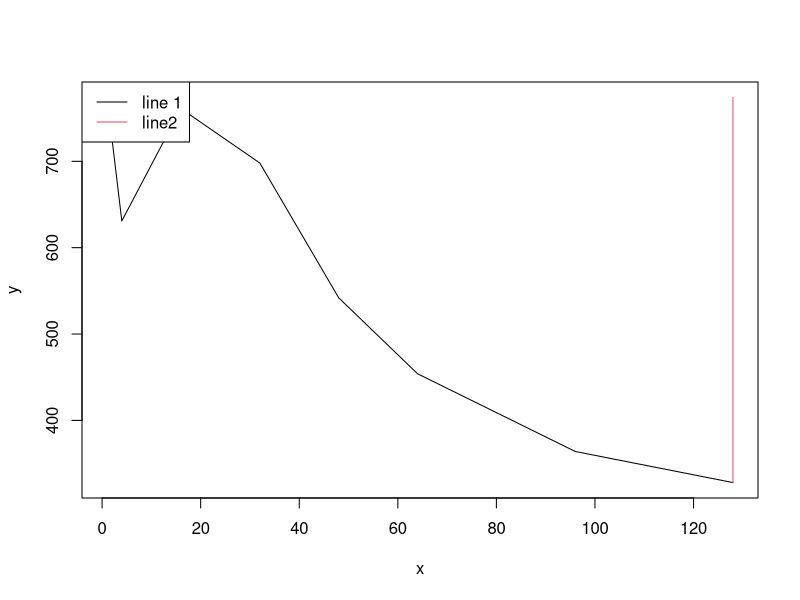
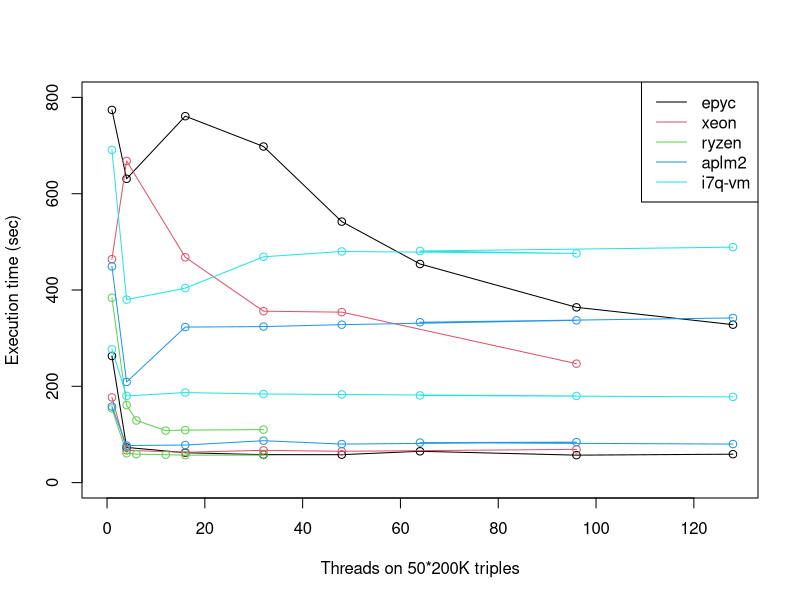
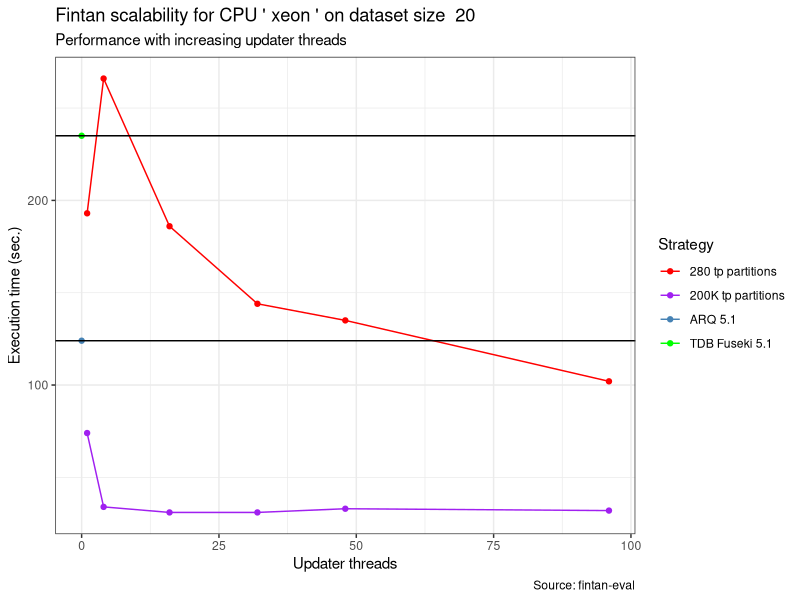
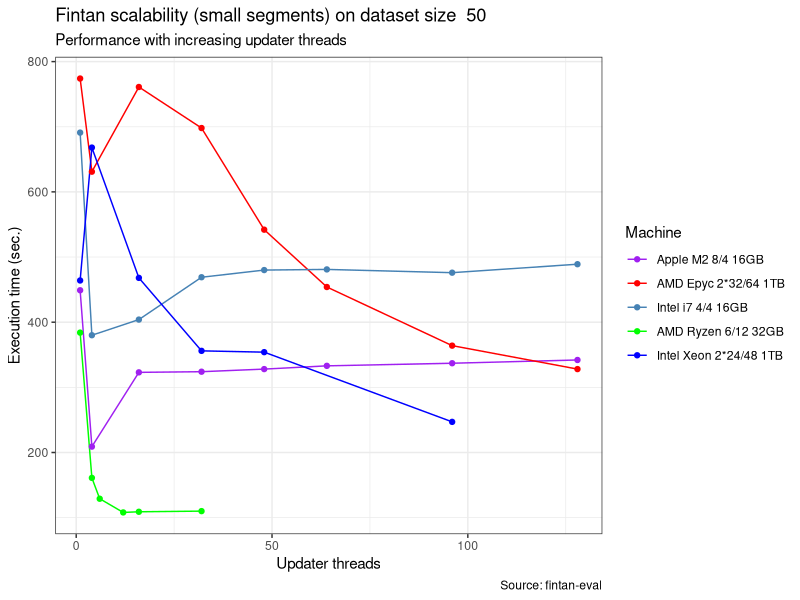
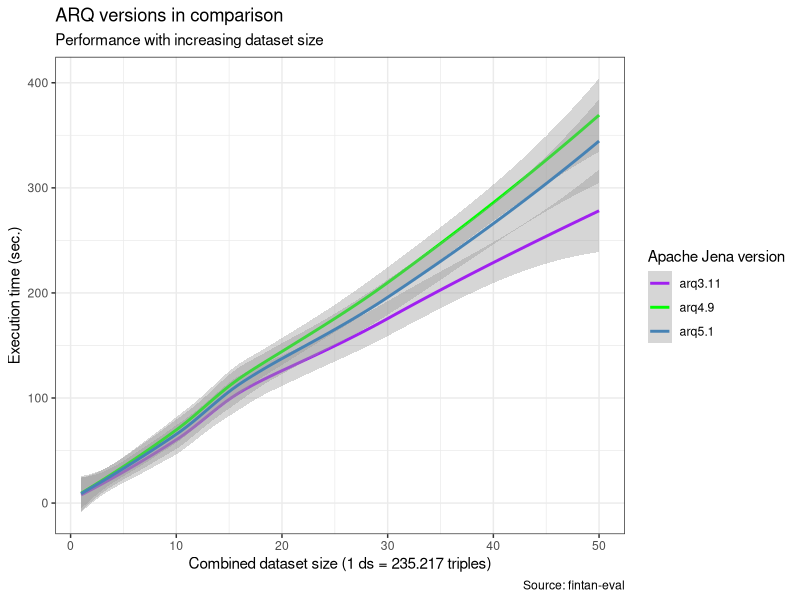
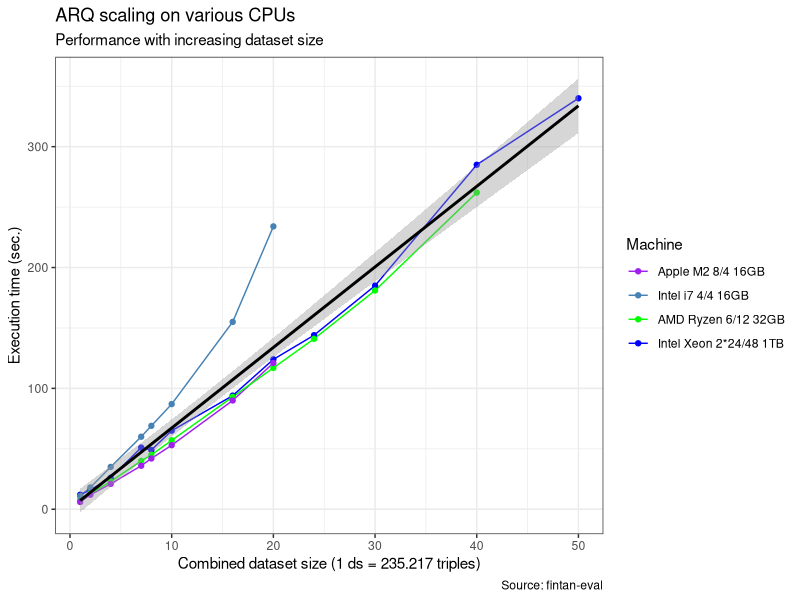
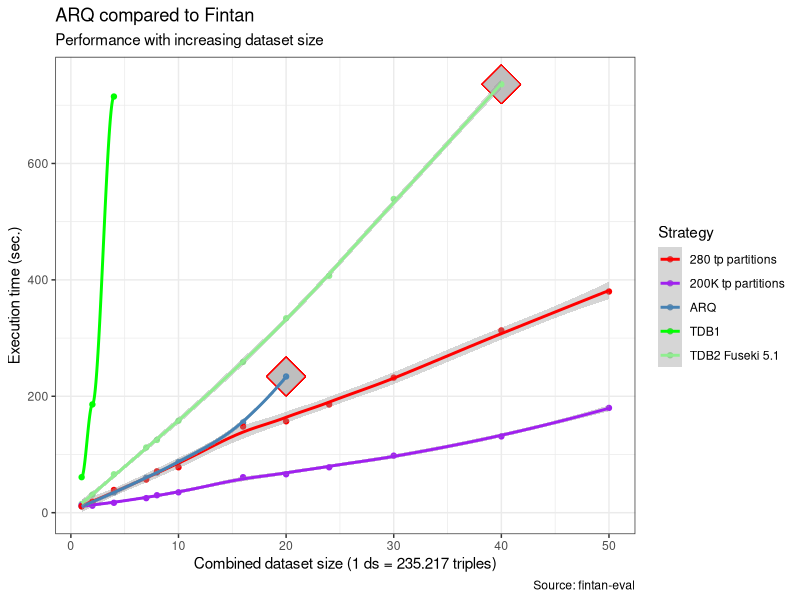
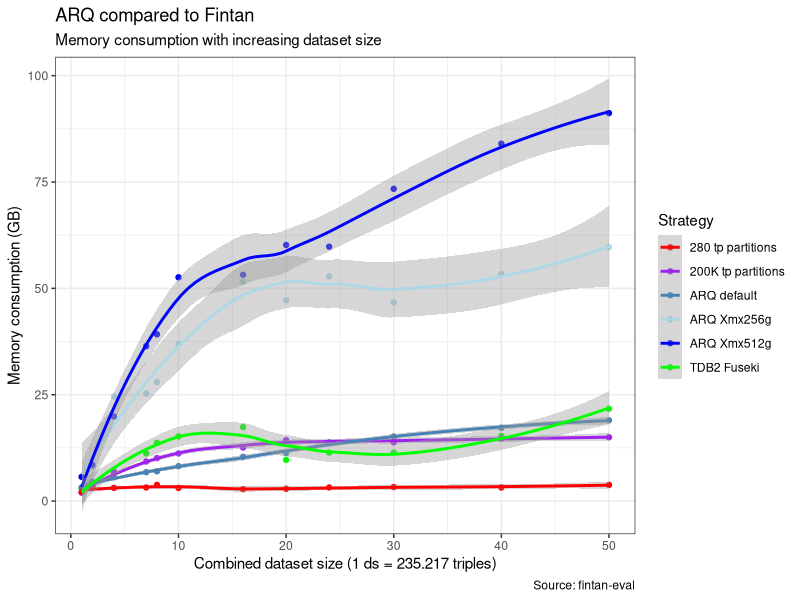

The R script that drew these images, in order:
### INIT GGPLOT ###
# load package and data
library(ggplot2)
#data(mpg, package="ggplot2") # alternate source: "http://goo.gl/uEeRGu")
theme_set(theme_bw())  # pre-set the bw theme.

### READ TSV ###
# https://bjoernwalther.com/daten-in-r-importieren/

tsv <- read.table("statistics.tsv", sep="\t", header=TRUE, dec=".")



# Multiple plot function
#
# ggplot objects can be passed in ..., or to plotlist (as a list of ggplot objects)
# - cols:   Number of columns in layout
# - layout: A matrix specifying the layout. If present, 'cols' is ignored.
#
# If the layout is something like matrix(c(1,2,3,3), nrow=2, byrow=TRUE),
# then plot 1 will go in the upper left, 2 will go in the upper right, and
# 3 will go all the way across the bottom.
#
multiplot <- function(..., plotlist=NULL, file, cols=1, layout=NULL) {
  library(grid)

  # Make a list from the ... arguments and plotlist
  plots <- c(list(...), plotlist)

  numPlots = length(plots)

  # If layout is NULL, then use 'cols' to determine layout
  if (is.null(layout)) {
    # Make the panel
    # ncol: Number of columns of plots
    # nrow: Number of rows needed, calculated from # of cols
    layout <- matrix(seq(1, cols * ceiling(numPlots/cols)),
                    ncol = cols, nrow = ceiling(numPlots/cols))
  }

 if (numPlots==1) {
    print(plots[[1]])

  } else {
    # Set up the page
    grid.newpage()
    pushViewport(viewport(layout = grid.layout(nrow(layout), ncol(layout))))

    # Make each plot, in the correct location
    for (i in 1:numPlots) {
      # Get the i,j matrix positions of the regions that contain this subplot
      matchidx <- as.data.frame(which(layout == i, arr.ind = TRUE))

      print(plots[[i]], vp = viewport(layout.pos.row = matchidx$row,
                                      layout.pos.col = matchidx$col))
    }
  }
}













############ NOTES ###########################


### CREATE SUBSETS ###

epyc_avg_50 <- subset(tsv, tsv$cpu=="epyc" & tsv$strategy=="###AVG#CORPUS#200tp##" & tsv$siz=="50")


### PLOT graphs ###
# https://r-coder.com/line-graph-r/

# fill variables from tsv
x <- epyc_avg_50$thr
y <- epyc_avg_50$time
x2 <- epyc_avg_50$log

# plot graph / first line
# add more lines or curves

# First line
plot(x, y, type = "l")

# Second line
lines(x2, y, type = "l", col = 2) # Same Y values

# Legend
legend("topleft", legend = c("line 1", "line2"), lty = 1, col = 1:2)


### CREATE FUNCTIONS ###
# https://www.dataquest.io/blog/write-functions-in-r/
plot_subset <- function(src, col1, col2) {
	x <- epyc_avg_50$col1
	y <- epyc_avg_50$col2
	plot(x, y, type = "l")
}

############# NOTES END #######################






########## PLOT time/threads @ Size50 FOREACH server/strategy #########
#200 tp
subs <- subset(tsv, tsv$cpu=="epyc" & tsv$strategy=="###AVG#CORPUS#200tp##" & tsv$siz=="50")
plot(subs$thr, subs$time, type = "o", xlim = c(0, 128), ylim = c(0, 800)
		, xlab="Threads on 50*200K triples", ylab="Execution time (sec)")

subs <- subset(tsv, tsv$cpu=="xeon" & tsv$strategy=="###AVG#CORPUS#200tp##" & tsv$siz=="50")
lines(subs$thr, subs$time, type = "o", col=2)

subs <- subset(tsv, tsv$cpu=="ryzen" & tsv$strategy=="###AVG#CORPUS#200tp##" & tsv$siz=="50")
lines(subs$thr, subs$time, type = "o", col=3)

subs <- subset(tsv, tsv$cpu=="aplm2" & tsv$strategy=="###AVG#CORPUS#200tp##" & tsv$siz=="50")
lines(subs$thr, subs$time, type = "o", col=4)

subs <- subset(tsv, tsv$cpu=="i7q-vm" & tsv$strategy=="###AVG#CORPUS#200tp##" & tsv$siz=="50")
lines(subs$thr, subs$time, type = "o", col=5)

#200K tp
subs <- subset(tsv, tsv$cpu=="epyc" & tsv$strategy=="###FULL#CORPUS#200K##" & tsv$siz=="50")
lines(subs$thr, subs$time, type = "o", col=1)

subs <- subset(tsv, tsv$cpu=="xeon" & tsv$strategy=="###FULL#CORPUS#200K##" & tsv$siz=="50")
lines(subs$thr, subs$time, type = "o", col=2)

subs <- subset(tsv, tsv$cpu=="ryzen" & tsv$strategy=="###FULL#CORPUS#200K##" & tsv$siz=="50")
lines(subs$thr, subs$time, type = "o", col=3)

subs <- subset(tsv, tsv$cpu=="aplm2" & tsv$strategy=="###FULL#CORPUS#200K##" & tsv$siz=="50")
lines(subs$thr, subs$time, type = "o", col=4)

subs <- subset(tsv, tsv$cpu=="i7q-vm" & tsv$strategy=="###FULL#CORPUS#200K##" & tsv$siz=="50")
lines(subs$thr, subs$time, type = "o", col=5)

legend("topright", legend = c("epyc","xeon","ryzen","aplm2","i7q-vm"), lty = 1, col = 1:5)


##GGPLOT Fintan time/threads @size=20 FOREACH strategy
##(can be adjusted to display single lines per processor)
subs <- subset(tsv, 
			tsv$cpu=="xeon" & 
			tsv$siz==20 &
			(	(
					tsv$comment!="-- heap space" 
					& (
						tsv$strategy=="arq.update" 
						| tsv$strategy=="tdb.tdbupdate"
						| tsv$strategy=="tdb2.fuseki"
					)
					& tsv$tool=="arq5.1"
				) | (	
					(tsv$strategy=="###FULL#CORPUS#200K##" | tsv$strategy=="###AVG#CORPUS#200tp##") 
				)
				& tsv$thr<=tsv$log
			)
		)
arqMax <- subset(subs, subs$strategy=="arq.update")
tdbMax <- subset(subs, subs$strategy=="tdb.tdbupdate")
tdb2Max <- subset(subs, subs$strategy=="tdb2.fuseki")

ggplot(subs, aes(x=thr, y=time)) + 
	geom_line(aes(color=strategy)) +
	geom_point(aes(color=strategy)) +
	geom_hline(yintercept=arqMax$time) +
	geom_hline(yintercept=tdbMax$time) +
	geom_hline(yintercept=tdb2Max$time) +
	#geom_smooth(aes(color=strategy), method="lm", se=T) +
	#geom_smooth(aes(color=strategy), se=T) +
	scale_color_manual(name='Strategy',
		labels=c('280 tp partitions', '200K tp partitions', 'ARQ 5.1', 'TDB Fuseki 5.1', 'TDB2'),
        values=c('red', 'purple', 'steelblue', "green", "lightgreen")) +
	labs(title=paste("Fintan scalability for CPU '",subs$cpu,"' on dataset size ",c(subs$siz)), 
		subtitle="Performance with increasing updater threads", 
		y="Execution time (sec.)", 
		x="Updater threads", 
		caption="Source: fintan-eval")


##GGPLOT Fintan time/threads @size=50 FOREACH cpu
##(switch between FULL and AVG)
subs <- subset(tsv, 
			#tsv$cpu=="xeon" & 
			(	
				#tsv$strategy=="###FULL#CORPUS#200K##" 
				tsv$strategy=="###AVG#CORPUS#200tp##" 
				& tsv$siz==50
				#& tsv$thr<=tsv$log
			)
		)
ggplot(subs, aes(x=thr, y=time)) + 
	geom_line(aes(color=cpu)) +
	geom_point(aes(color=cpu)) +
	#geom_smooth(aes(color=cpu), method="lm", se=T) +
	#geom_smooth(method="lm", se=T) +
	scale_color_manual(values=c('purple', 'red', 'steelblue', "green", "blue"),
	#scale_colour_grey(start = 0.0, end = .9,
		name='Machine',
		labels=c('Apple M2 8/4 16GB', 'AMD Epyc 2*32/64 1TB', 'Intel i7 4/4 16GB', 'AMD Ryzen 6/12 32GB', 'Intel Xeon 2*24/48 1TB')
       ) +
	labs(
		title=paste("Fintan scalability (small segments) on dataset size ",c(subs$siz)), 
		#title="Fintan scalability (large segments)", 
		subtitle="Performance with increasing updater threads", 
		y="Execution time (sec.)", 
		x="Updater threads", 
		caption="Source: fintan-eval")












########## PLOT Time / Size #########


##GGPLOT ARQ versions
subs <- subset(tsv, (
						tsv$strategy=="arq.update" 
						#| tsv$strategy=="arq.update.256" 
						#| tsv$strategy=="arq.update.512"
					) & tsv$comment!="-- heap space")
ggplot(subs, aes(x=siz, y=time)) + 
	geom_smooth(aes(color=tool), se=T) +
	scale_color_manual(values=c('purple', 'green', "steelblue", "blue", "lightblue"),
	#scale_colour_grey(start = 0.0, end = .9,
		name='Apache Jena version',
		#labels=c('Apple M2 8/4 16GB', 'Intel i7 4/4 16GB', 'AMD Ryzen 6/12 32GB', 'Intel Xeon 2*24/48 1TB')
       ) +
	labs(title="ARQ versions in comparison", 
		subtitle="Performance with increasing dataset size", 
		y="Execution time (sec.)", 
		x="Combined dataset size (1 ds = 235.217 triples)", 
		caption="Source: fintan-eval")


##GGPLOT ARQ per processor
subs <- subset(tsv, tsv$strategy=="arq.update" & tsv$tool=="arq5.1" & tsv$comment!="-- heap space")
ggplot(subs, aes(x=siz, y=time)) + 
	geom_line(aes(color=cpu)) +
	geom_point(aes(color=cpu)) +
	geom_smooth(method="lm", se=T, color=1) +
	scale_color_manual(values=c('purple', 'steelblue', "green", "blue"),
	#scale_colour_grey(start = 0.0, end = .9,
		name='Machine',
		labels=c('Apple M2 8/4 16GB', 'Intel i7 4/4 16GB', 'AMD Ryzen 6/12 32GB', 'Intel Xeon 2*24/48 1TB')
       ) +
	labs(title="ARQ scaling on various CPUs", 
		subtitle="Performance with increasing dataset size", 
		y="Execution time (sec.)", 
		x="Combined dataset size (1 ds = 235.217 triples)", 
		caption="Source: fintan-eval")

##GGPLOT TDB vs ARQ vs Fintan strategies 
##(can be adjusted to display single lines per processor)
subs <- subset(tsv, 
			tsv$cpu=="i7q-vm" & 
			#tsv$cpu=="xeon" & 
			#tsv$cpu=="ryzen" & 
			(	(
					tsv$comment!="-- heap space" 
					& (
						tsv$strategy=="arq.update" 
						| tsv$strategy=="tdb.tdbupdate"
						| tsv$strategy=="tdb2.fuseki"
					)
					& tsv$tool=="arq5.1"
				) | (	
					(tsv$strategy=="###FULL#CORPUS#200K##" | tsv$strategy=="###AVG#CORPUS#200tp##") 
					& tsv$thr==tsv$log
			)	)
		)

tdb2Max <- subset(subs, subs$strategy=="tdb2.fuseki")
arqMax <- subset(subs, subs$strategy=="arq.update")
		
ggplot(subs, aes(x=siz, y=time)) + 
	geom_point(fill="grey", color="red", shape=23, size=10, x=max(tdb2Max$siz), y=max(tdb2Max$time)) +
	geom_point(fill="grey", color="red", shape=23, size=10, x=max(arqMax$siz), y=max(arqMax$time)) +
	#geom_line(aes(color=strategy)) +
	geom_point(aes(color=strategy)) +
	#geom_smooth(aes(color=strategy), method="lm", se=T) +
	geom_smooth(aes(color=strategy), se=T) +
	scale_color_manual(values=c('red', 'purple', 'steelblue', "green", "lightgreen"),
	#scale_colour_grey(start = 0.0, end = .9,
		name='Strategy',
		labels=c('280 tp partitions', '200K tp partitions', 'ARQ', 'TDB1', 'TDB2 Fuseki 5.1')
       ) +
	#scale_fill_discrete(limits=c('TDB', 'ARQ', '200K tp partitions','280 tp partitions'))+
	labs(title="ARQ compared to Fintan", 
		subtitle="Performance with increasing dataset size", 
		y="Execution time (sec.)", 
		x="Combined dataset size (1 ds = 235.217 triples)", 
		caption="Source: fintan-eval")




########## PLOT Memory / Size #########

##GGPLOT TBD vs ARQ vs Fintan strategies 
##(can be adjusted to display single lines per processor)
subs <- subset(tsv, 
			tsv$cpu %in% list("xeon", "xeon256", "xeon512")
			#tsv$cpu=="xeon" 
			#tsv$cpu=="i7q-vm" 
			&(	(
					tsv$comment!="-- heap space" 
					& (
						tsv$strategy=="arq.update" 
						| tsv$strategy=="arq.update.256" 
						| tsv$strategy=="arq.update.512"
						| tsv$strategy=="tdb2.fuseki"
					)
					& (
						tsv$tool=="arq5.1"
						| tsv$tool=="arq5.1-Xmx256g"
						| tsv$tool=="arq5.1-Xmx512g"
					)
				) | (	
					(tsv$strategy %in% list("###FULL#CORPUS#200K##", "###AVG#CORPUS#200tp##")) 
					& tsv$thr==tsv$log
			)	)
		)
ggplot(subs, aes(x=siz, y=mem)) + 
	#geom_line(aes(color=strategy)) +
	geom_point(aes(color=strategy)) +
	#geom_smooth(aes(color=strategy), method="lm", se=T) +
	geom_smooth(aes(color=strategy), se=T) +
	scale_color_manual(values=c('red', 'purple', 'steelblue', "lightblue", "blue", "green"),
	#scale_colour_grey(start = 0.0, end = .9,
		name='Strategy',
		labels=c('280 tp partitions', '200K tp partitions', 'ARQ default', 'ARQ Xmx256g', 'ARQ Xmx512g', 'TDB2 Fuseki')
       ) +
	labs(title="ARQ compared to Fintan", 
		subtitle="Memory consumption with increasing dataset size", 
		y="Memory consumption (GB)", 
		x="Combined dataset size (1 ds = 235.217 triples)", 
		caption="Source: fintan-eval")




####BARPLOT SPEED
subs <- subset(tsv, 
			tsv$cpu %in% list("xeon", "xeon256", "xeon512")
			#tsv$cpu=="xeon" 
			#tsv$cpu=="i7q-vm" 
			&siz %in% list(10,30,50)
			&(	(
					#tsv$comment!="-- heap space" &
					(
						tsv$strategy=="arq.update" 
						| tsv$strategy=="arq.update.256" 
						| tsv$strategy=="arq.update.512"
						| tsv$strategy=="tdb2.fuseki"
					)
					& (
						tsv$tool=="arq5.1"
						| tsv$tool=="arq5.1-Xmx256g"
						| tsv$tool=="arq5.1-Xmx512g"
					)
				) | (	
					(tsv$strategy %in% list("###FULL#CORPUS#200K##", "###AVG#CORPUS#200tp##")) 
					& tsv$thr==tsv$log
			)	)
		)

ggplot(subs, aes(x=siz, y=time, fill=strategy)) +
	geom_bar(aes(fill=strategy), stat = "identity", position="dodge", width=18) +
	#geom_col(position="dodge") +
	geom_text(aes(label = paste(time,"s")), vjust = -0.5, colour = "black", size=2.9, position = position_dodge(18)) +
	scale_fill_manual(values=c('red', 'purple', 'steelblue', "lightblue", "blue", "green"),
	#scale_colour_grey(start = 0.0, end = .9,
		name='Strategy',
		labels=c('280 tp partitions', '200K tp partitions', 'ARQ default', 'ARQ Xmx256g', 'ARQ Xmx512g', 'TDB2 Fuseki 5.1')
	   ) +
	labs(title="ARQ compared to Fintan", 
		subtitle="Performance with increasing dataset size", 
		y="Execution time (sec.)", 
		x="Combined dataset size (1 ds = 235.217 triples)", 
		caption="Source: fintan-eval") +
	theme_minimal()
  

####BARPLOT MEM
subs <- subset(tsv, 
			tsv$cpu %in% list("xeon", "xeon256", "xeon512")
			#tsv$cpu=="xeon" 
			#tsv$cpu=="i7q-vm" 
			&siz %in% list(10,30,50)
			&(	(
					#tsv$comment!="-- heap space" &
					(
						tsv$strategy=="arq.update" 
						| tsv$strategy=="arq.update.256" 
						| tsv$strategy=="arq.update.512"
						| tsv$strategy=="tdb2.fuseki"
					)
					& (
						tsv$tool=="arq5.1"
						| tsv$tool=="arq5.1-Xmx256g"
						| tsv$tool=="arq5.1-Xmx512g"
					)
				) | (	
					(tsv$strategy %in% list("###FULL#CORPUS#200K##", "###AVG#CORPUS#200tp##")) 
					& tsv$thr==tsv$log
			)	)
		)

ggplot(subs, aes(x=siz, y=mem, fill=strategy)) +
	scale_x_continuous(breaks=seq(10,50,20), labels=c("10 datasets", "30 datasets", "50 datasets")) +
	geom_bar(aes(fill=strategy), stat = "identity", position="dodge", width=18) +
	#geom_col(position="dodge") +
	geom_text(aes(label = paste(mem,"GB")), vjust = -0.5, colour = "black", size=2.9, position = position_dodge(18)) +
	scale_fill_manual(values=c('red', 'purple', 'steelblue', "lightblue", "blue", "green"),
	#scale_colour_grey(start = 0.0, end = .9,
		name='Strategy',
		labels=c('280 tp partitions', '200K tp partitions', 'ARQ default', 'ARQ Xmx256g', 'ARQ Xmx512g', 'TDB2 Fuseki 5.1')
	   ) +
	labs(title="ARQ compared to Fintan", 
		subtitle="Memory consumption with increasing dataset size", 
		y="Memory consumption (GB)", 
		x="Combined dataset size (1 ds = 235.217 triples)", 
		caption="Source: fintan-eval") +
	theme_minimal()



###MULTIPLOT



subs <- subset(tsv, 
			tsv$cpu %in% list("xeon", "xeon256", "xeon512")
			#tsv$cpu=="xeon" 
			#tsv$cpu=="i7q-vm" 
			&siz %in% list(10,30,50)
			&(	(
					#tsv$comment!="-- heap space" &
					(
						tsv$strategy=="arq.update" 
						| tsv$strategy=="arq.update.256" 
						| tsv$strategy=="arq.update.512"
						| tsv$strategy=="tdb2.fuseki"
					)
					& (
						tsv$tool=="arq5.1"
						| tsv$tool=="arq5.1-Xmx256g"
						| tsv$tool=="arq5.1-Xmx512g"
					)
				) | (	
					(tsv$strategy %in% list("###FULL#CORPUS#200K##", "###AVG#CORPUS#200tp##")) 
					& tsv$thr==tsv$log
			)	)
		)
		
####BARPLOT SPEED
p_time <- ggplot(subs, aes(x=siz, y=time, fill=strategy)) +
	geom_bar(aes(fill=strategy), stat = "identity", position="dodge", width=18) +
	#geom_col(position="dodge") +
	geom_text(aes(label = paste(time,"s")), vjust = -0.5, colour = "black", size=2.9, position = position_dodge(18)) +
	scale_fill_manual(values=c('red'
			, 'purple'
			, 'steelblue'
			, "lightblue"	#remove for i7q-vm
			, "blue"		#remove for i7q-vm
			, "green"),
	#scale_colour_grey(start = 0.0, end = .9,
		name='Strategy',
		labels=c('280 tp partitions'
			, '200K tp partitions'
			, 'ARQ default'
			, 'ARQ Xmx256g'	#remove for i7q-vm
			, 'ARQ Xmx512g'	#remove for i7q-vm
			, 'TDB2 Fuseki 5.1')
	   ) +
	labs(title="ARQ compared to Fintan", 
		subtitle="Performance with increasing dataset size", 
		y="Execution time (sec.)", 
		x="Datasets (200K triples)") +
	theme_minimal() +
	theme(axis.title.x = element_blank()
		#, axis.title.y = element_blank()
		, axis.text.x = element_blank()
		, axis.ticks.x = element_blank()
		, plot.margin = unit(c(2,1,0,1), "mm"))
		
####BARPLOT MEM
p_mem <- ggplot(subs, aes(x=siz, y=mem, fill=strategy)) +
	scale_y_reverse(limits=c(100,0)) +
	geom_bar(aes(fill=strategy), stat = "identity", position="dodge", width=18) +
	#geom_col(position="dodge") +
	geom_text(aes(label = paste(mem,"GB")), vjust = 1.5, colour = "black", size=2.8, position = position_dodge(18)) +
	scale_fill_manual(values=c('red'
			, 'purple'
			, 'steelblue'
			, "lightblue"	#remove for i7q-vm
			, "blue"		#remove for i7q-vm
			, "green"),
	#scale_colour_grey(start = 0.0, end = .9,
		name='Strategy',
		labels=c('280 tp partitions'
			, '200K tp partitions'
			, 'ARQ default'
			, 'ARQ Xmx256g'	#remove for i7q-vm
			, 'ARQ Xmx512g'	#remove for i7q-vm
			, 'TDB2 Fuseki 5.1')
	   ) +
	scale_x_continuous(breaks=seq(10,50,20), labels=c("10 datasets", "30 datasets", "50 datasets")) +
	labs(y="Memory consumption (GB)", 
		x="Combined dataset size (1 ds = 235.217 triples)", 
		caption="Source: fintan-eval") +
	theme_minimal() +
	theme(legend.position="bottom"
		#, axis.title.x = element_blank()
		#, axis.title.y = element_blank()
		, axis.text.x = element_text(face = 'bold')
		#, axis.ticks.x = element_line(color = 'black', size = 1.25, linetype = 2)
		#, axis.line.x = element_line(color = 'black', size = 1.25, linetype = 2)
		, plot.margin = unit(c(2,42.6,1,1), "mm"))

multiplot(p_time, p_mem)
